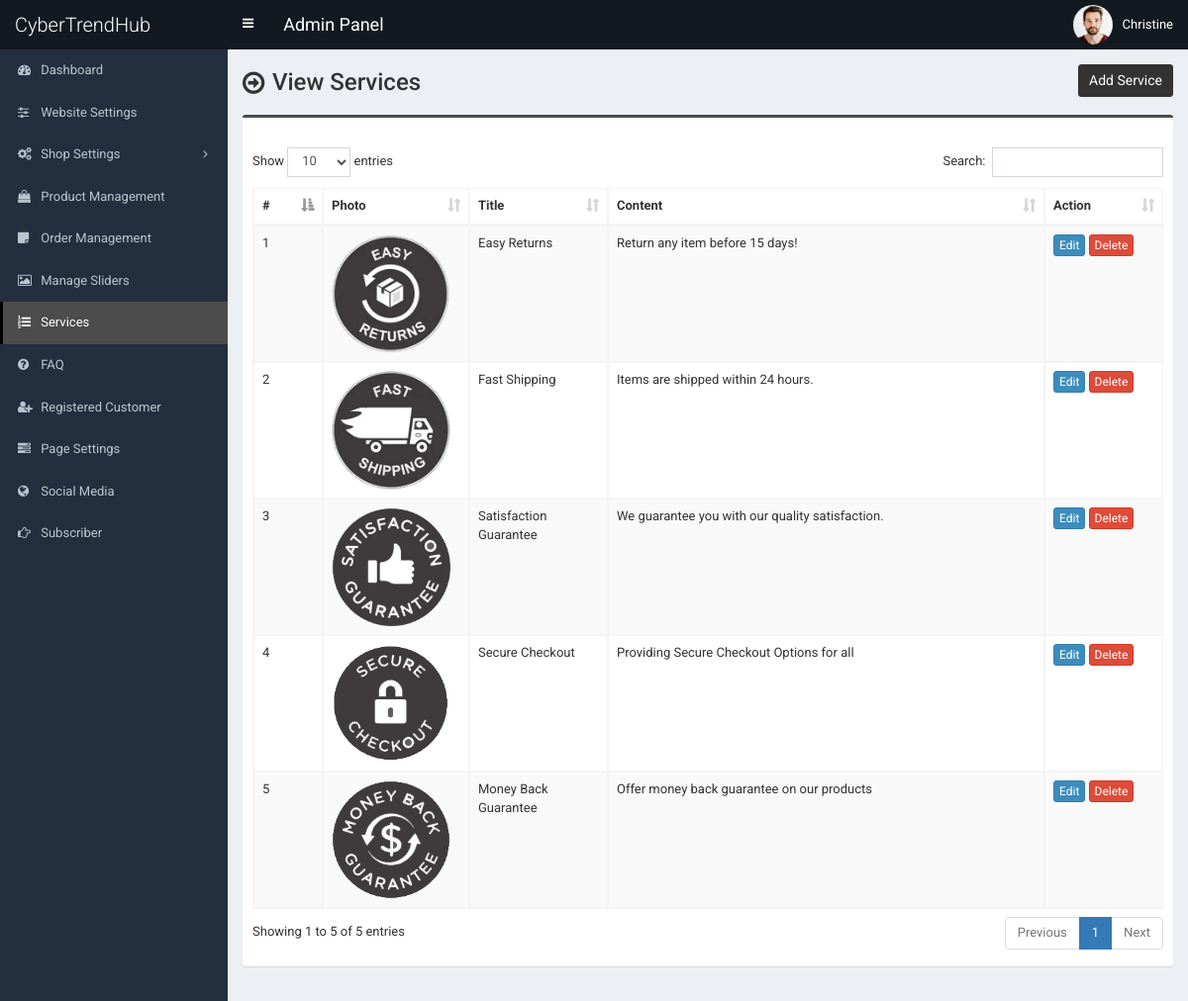
The app's page /admin/service.php (signed in), older data.
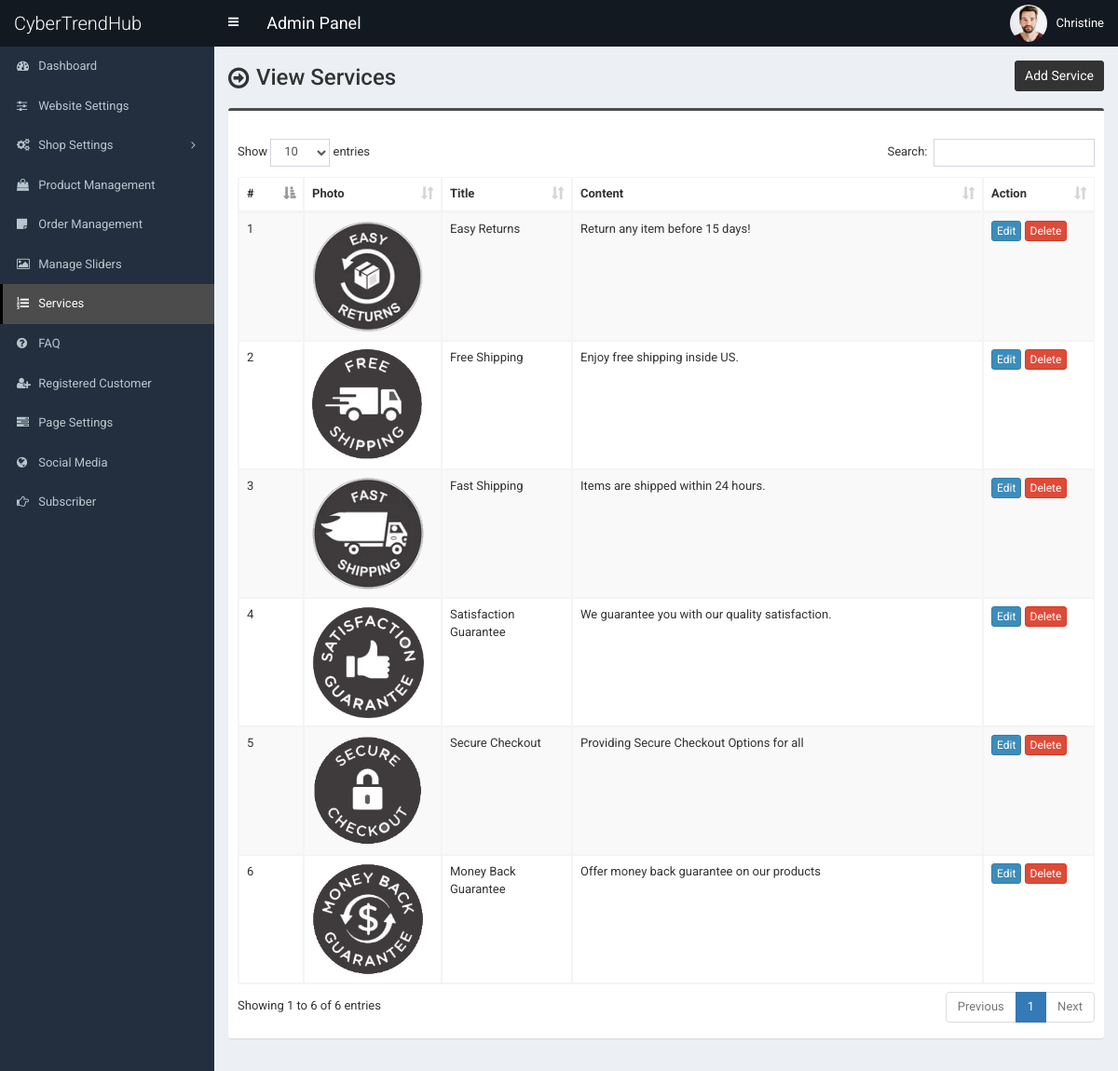
The same page, newer data.
### tables this page shows
CREATE TABLE `tbl_service` (
  `id` int(11) NOT NULL,
  `title` varchar(255) NOT NULL,
  `content` text NOT NULL,
  `photo` varchar(255) NOT NULL
);

### admin/service.php (the view, shortened to what this page needs)
<?php require_once('header.php'); ?>
<section class="content-header">
	<div class="content-header-left">
		<h1>View Services</h1>
	</div>
	<div class="content-header-right">
		<a href="service-add.php" class="btn btn-primary btn-sm">Add Service</a>
	</div>
</section>
<section class="content">
	<div class="row">
		<div class="col-md-12">
			<div class="box box-info">
				<div class="box-body table-responsive">
					<table id="example1" class="table table-bordered table-hover table-striped">
						<thead>
							<tr>
								<th width="30">#</th>
								<th>Photo</th>
								<th width="100">Title</th>
								<th>Content</th>
								<th width="80">Action</th>
							</tr>
						</thead>
						<tbody>
							<?php
							$i=0;
							$statement = $pdo->prepare("SELECT * FROM tbl_service");
							$statement->execute();
							$result = $statement->fetchAll(PDO::FETCH_ASSOC);
							foreach ($result as $row) {
								$i++;
								?>
								<tr>
									<td><?php echo $i; ?></td>
									<td style="width:130px;"><img src="../assets/uploads/<?php echo $row['photo']; ?>" alt="<?php echo $row['title']; ?>" style="width:120px;"></td>
									<td><?php echo $row['title']; ?></td>
									<td><?php echo $row['content']; ?></td>
									<td>
										<a href="service-edit.php?id=<?php echo $row['id']; ?>" class="btn btn-primary btn-xs">Edit</a>
										<a href="#" class="btn btn-danger btn-xs" data-href="service-delete.php?id=<?php echo $row['id']; ?>" data-toggle="modal" data-target="#confirm-delete">Delete</a>
									</td>
								</tr>
								<?php
							}
							?>
						</tbody>
					</table>
				</div>
			</div>
		</div>
	</div>
</section>
<?php require_once('footer.php'); ?>

### admin/header.php (shortened to what this page needs)
<!DOCTYPE html>
<html>
<head>
	<link rel="stylesheet" href="css/bootstrap.min.css">
	<link rel="stylesheet" href="css/font-awesome.min.css">
	<link rel="stylesheet" href="css/ionicons.min.css">
	<link rel="stylesheet" href="css/datepicker3.css">
	<link rel="stylesheet" href="css/all.css">
	<link rel="stylesheet" href="css/select2.min.css">
	<link rel="stylesheet" href="css/dataTables.bootstrap.css">
	<link rel="stylesheet" href="css/jquery.fancybox.css">
	<link rel="stylesheet" href="css/AdminLTE.min.css">
	<link rel="stylesheet" href="css/_all-skins.min.css">
	<link rel="stylesheet" href="css/on-off-switch.css"/>
	<link rel="stylesheet" href="css/summernote.css">
	<link rel="stylesheet" href="style.css">
</head>
<body class="hold-transition fixed skin-blue sidebar-mini">
	<div class="wrapper">
		<header class="main-header">
			<a href="index.php" class="logo">
				<span class="logo-lg">CyberTrendHub</span>
			</a>
			<nav class="navbar navbar-static-top">
				<a href="#" class="sidebar-toggle" data-toggle="offcanvas" role="button">
				</a>
				<span style="float:left;line-height:50px;color:#fff;padding-left:15px;font-size:18px;">Admin Panel</span>
				<div class="navbar-custom-menu">
					<ul class="nav navbar-nav">
						<li class="dropdown user user-menu">
							<a href="#" class="dropdown-toggle" data-toggle="dropdown">
								<img src="../assets/uploads/<?php echo $_SESSION['user']['photo']; ?>" class="user-image" alt="User Image">
								<span class="hidden-xs"><?php echo $_SESSION['user']['full_name']; ?></span>
							</a>
						</li>
					</ul>
				</div>
			</nav>
		</header>
  		<?php $cur_page = substr($_SERVER["SCRIPT_NAME"],strrpos($_SERVER["SCRIPT_NAME"],"/")+1); ?>
  		<aside class="main-sidebar">
    		<section class="sidebar">
      			<ul class="sidebar-menu">
			        <li class="treeview <?php if($cur_page == 'index.php') {echo 'active';} ?>">
			          <a href="index.php">
			            <i class="fa fa-dashboard"></i> <span>Dashboard</span>
			          </a>
			        </li>
			        <li class="treeview <?php if( ($cur_page == 'settings.php') ) {echo 'active';} ?>">
			          <a href="settings.php">
			            <i class="fa fa-sliders"></i> <span>Website Settings</span>
			          </a>
			        </li>
                    <li class="treeview <?php if( ($cur_page == 'size.php') || ($cur_page == 'size-add.php') || ($cur_page == 'size-edit.php') || ($cur_page == 'color.php') || ($cur_page == 'color-add.php') || ($cur_page == 'color-edit.php') || ($cur_page == 'country.php') || ($cur_page == 'country-add.php') || ($cur_page == 'country-edit.php') || ($cur_page == 'shipping-cost.php') || ($cur_page == 'shipping-cost-edit.php') || ($cur_page == 'top-category.php') || ($cur_page == 'top-category-add.php') || ($cur_page == 'top-category-edit.php') || ($cur_page == 'mid-category.php') || ($cur_page == 'mid-category-add.php') || ($cur_page == 'mid-category-edit.php') || ($cur_page == 'end-category.php') || ($cur_page == 'end-category-add.php') || ($cur_page == 'end-category-edit.php') ) {echo 'active';} ?>">
                        <a href="#">
                            <i class="fa fa-cogs"></i>
                            <span>Shop Settings</span>
                            <span class="pull-right-container">
								<i class="fa fa-angle-left pull-right"></i>
							</span>
                        </a>
                    </li>
                    <li class="treeview <?php if( ($cur_page == 'product.php') || ($cur_page == 'product-add.php') || ($cur_page == 'product-edit.php') ) {echo 'active';} ?>">
                        <a href="product.php">
                            <i class="fa fa-shopping-bag"></i> <span>Product Management</span>
                        </a>
                    </li>
                    <li class="treeview <?php if( ($cur_page == 'order.php') ) {echo 'active';} ?>">
                        <a href="order.php">
                            <i class="fa fa-sticky-note"></i> <span>Order Management</span>
                        </a>
                    </li>
                     <li class="treeview <?php if( ($cur_page == 'slider.php') ) {echo 'active';} ?>">
			          <a href="slider.php">
			            <i class="fa fa-picture-o"></i> <span>Manage Sliders</span>
			          </a>
			        </li>
			        <li class="treeview <?php if( ($cur_page == 'service.php') ) {echo 'active';} ?>">
			          <a href="service.php">
			            <i class="fa fa-list-ol"></i> <span>Services</span>
			          </a>
			        </li>
			      			        <li class="treeview <?php if( ($cur_page == 'faq.php') ) {echo 'active';} ?>">
			          <a href="faq.php">
			            <i class="fa fa-question-circle"></i> <span>FAQ</span>
			          </a>
			        </li>
						<li class="treeview <?php if( ($cur_page == 'customer.php') || ($cur_page == 'customer-add.php') || ($cur_page == 'customer-edit.php') ) {echo 'active';} ?>">
			          <a href="customer.php">
			            <i class="fa fa-user-plus"></i> <span>Registered Customer</span>
			          </a>
			        </li>
			        <li class="treeview <?php if( ($cur_page == 'page.php') ) {echo 'active';} ?>">
			          <a href="page.php">
			            <i class="fa fa-tasks"></i> <span>Page Settings</span>
			          </a>
			        </li>
			        <li class="treeview <?php if( ($cur_page == 'social-media.php') ) {echo 'active';} ?>">
			          <a href="social-media.php">
			            <i class="fa fa-globe"></i> <span>Social Media</span>
			          </a>
			        </li>
			        <li class="treeview <?php if( ($cur_page == 'subscriber.php')||($cur_page == 'subscriber.php') ) {echo 'active';} ?>">
			          <a href="subscriber.php">
			            <i class="fa fa-hand-o-right"></i> <span>Subscriber</span>
			          </a>
			        </li>
      			</ul>
    		</section>
  		</aside>
  		<div class="content-wrapper">

### admin/footer.php (shortened to what this page needs)
		</div>
	</div>
</body>
</html>

### admin/style.css (style rules this page uses)
body { font-size: 13px; font-family: "Roboto", sans-serif; }
.navbar-nav > .user-menu .user-image { width: 40px; height: 40px; margin-top: -10px; }
.content-header > h1, .content-header .content-header-left h1 { font-family: "Roboto", sans-serif; }
.main-header .logo { text-align: left; }
.main-header .logo .logo-lg { font-family: "Roboto", sans-serif; }
.box-info { padding-top: 20px; }
.sidebar-menu li > a > .pull-right-container > .fa-angle-left:before { content: "\f105"; }
.content-header { overflow: hidden; }
.content-header .content-header-left { float: left; padding-top: 5px; }
.content-header .content-header-right { float: right; }
.content-header .content-header-left h1 { margin-top: 0; margin-bottom: 0; padding-left: 30px; padding-bottom: 5px; font-size: 24px; position: relative; }
.content-header .content-header-left h1:before { position: absolute; top: 0; left: 0; font-family: "FontAwesome", sans-serif; font-size: 26px; content: "\f18e"; }
.content-header .content-header-right a { position: relative; font-size: 14px; }
.skin-blue .sidebar-menu > li:hover > a, .skin-blue .sidebar-menu > li.active > a { color: #fff; background: #3c8dbc; border-left-color: #3c8dbc; }
.skin-blue .main-header .logo, .skin-blue .main-header .logo:hover, .skin-blue .main-header .navbar, .skin-blue .main-header .navbar .sidebar-toggle:hover { background-color: #131921; }
.skin-blue .sidebar-menu > li:hover > a, .skin-blue .sidebar-menu > li.active > a { background-color: #4c4c4c; border-left-color: #000000; }
.box.box-info { border-top-color: #4c4c4c; }
.content-header .content-header-right a { background-color: #333333; border-color: #333333; }

Row changes from the older to the newer data that the page shows:
added tbl_service: photo (picture), title "Free Shipping", content "Enjoy free shipping inside US."
Text that changed along with them:
text written by a page script: "Show entries Search: Showing 1 to 5 of 5 entries Previous 1 Next" → "Show entries Search: Showing 1 to 6 of 6 entries Previous 1 Next"
